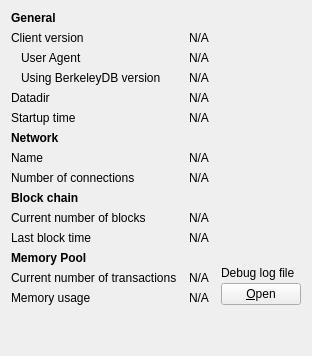
     <widget class="QWidget" name="tab_info">
      <attribute name="title">
       <string>&amp;Information</string>
      </attribute>
      <layout class="QGridLayout" name="gridLayout" columnstretch="0,1,0">
       <property name="horizontalSpacing">
        <number>12</number>
       </property>
       <item row="0" column="0">
        <widget class="QLabel" name="label_9">
         <property name="font">
          <font>
           <weight>75</weight>
           <bold>true</bold>
          </font>
         </property>
         <property name="text">
          <string>General</string>
         </property>
        </widget>
       </item>
       <item row="1" column="0">
        <widget class="QLabel" name="label_6">
         <property name="text">
          <string>Client version</string>
         </property>
        </widget>
       </item>
       <item row="1" column="1" colspan="2">
        <widget class="QLabel" name="clientVersion">
         <property name="cursor">
          <cursorShape>IBeamCursor</cursorShape>
         </property>
         <property name="text">
          <string>N/A</string>
         </property>
         <property name="textFormat">
          <enum>Qt::PlainText</enum>
         </property>
         <property name="textInteractionFlags">
          <set>Qt::LinksAccessibleByMouse|Qt::TextSelectableByKeyboard|Qt::TextSelectableByMouse</set>
         </property>
        </widget>
       </item>
       <item row="2" column="0">
        <widget class="QLabel" name="labelClientUserAgent">
         <property name="text">
          <string>User Agent</string>
         </property>
         <property name="indent">
          <number>10</number>
         </property>
        </widget>
       </item>
       <item row="2" column="1" colspan="2">
        <widget class="QLabel" name="clientUserAgent">
         <property name="cursor">
          <cursorShape>IBeamCursor</cursorShape>
         </property>
         <property name="text">
          <string>N/A</string>
         </property>
         <property name="textFormat">
          <enum>Qt::PlainText</enum>
         </property>
         <property name="textInteractionFlags">
          <set>Qt::LinksAccessibleByMouse|Qt::TextSelectableByKeyboard|Qt::TextSelectableByMouse</set>
         </property>
        </widget>
       </item>
       <item row="3" column="0">
        <widget class="QLabel" name="label_berkeleyDBVersion">
         <property name="text">
          <string>Using BerkeleyDB version</string>
         </property>
         <property name="indent">
          <number>10</number>
         </property>
        </widget>
       </item>
       <item row="3" column="1" colspan="2">
        <widget class="QLabel" name="berkeleyDBVersion">
         <property name="cursor">
          <cursorShape>IBeamCursor</cursorShape>
         </property>
         <property name="text">
          <string>N/A</string>
         </property>
         <property name="textFormat">
          <enum>Qt::PlainText</enum>
         </property>
         <property name="textInteractionFlags">
          <set>Qt::LinksAccessibleByMouse|Qt::TextSelectableByKeyboard|Qt::TextSelectableByMouse</set>
         </property>
        </widget>
       </item>
       <item row="4" column="0">
        <widget class="QLabel" name="label_12">
         <property name="text">
          <string>Datadir</string>
         </property>
        </widget>
       </item>
       <item row="4" column="1" colspan="2">
        <widget class="QLabel" name="dataDir">
         <property name="cursor">
          <cursorShape>IBeamCursor</cursorShape>
         </property>
         <property name="text">
          <string>N/A</string>
         </property>
         <property name="textFormat">
          <enum>Qt::PlainText</enum>
         </property>
         <property name="wordWrap">
          <bool>true</bool>
         </property>
         <property name="textInteractionFlags">
          <set>Qt::LinksAccessibleByMouse|Qt::TextSelectableByKeyboard|Qt::TextSelectableByMouse</set>
         </property>
        </widget>
       </item>
       <item row="5" column="0">
        <widget class="QLabel" name="label_13">
         <property name="text">
          <string>Startup time</string>
         </property>
        </widget>
       </item>
       <item row="5" column="1" colspan="2">
        <widget class="QLabel" name="startupTime">
         <property name="cursor">
          <cursorShape>IBeamCursor</cursorShape>
         </property>
         <property name="text">
          <string>N/A</string>
         </property>
         <property name="textFormat">
          <enum>Qt::PlainText</enum>
         </property>
         <property name="textInteractionFlags">
          <set>Qt::LinksAccessibleByMouse|Qt::TextSelectableByKeyboard|Qt::TextSelectableByMouse</set>
         </property>
        </widget>
       </item>
       <item row="6" column="0">
        <widget class="QLabel" name="labelNetwork">
         <property name="font">
          <font>
           <weight>75</weight>
           <bold>true</bold>
          </font>
         </property>
         <property name="text">
          <string>Network</string>
         </property>
        </widget>
       </item>
       <item row="7" column="0">
        <widget class="QLabel" name="label_8">
         <property name="text">
          <string>Name</string>
         </property>
        </widget>
       </item>
       <item row="7" column="1" colspan="2">
        <widget class="QLabel" name="networkName">
         <property name="cursor">
          <cursorShape>IBeamCursor</cursorShape>
         </property>
         <property name="text">
          <string>N/A</string>
         </property>
         <property name="textFormat">
          <enum>Qt::PlainText</enum>
         </property>
         <property name="textInteractionFlags">
          <set>Qt::LinksAccessibleByMouse|Qt::TextSelectableByKeyboard|Qt::TextSelectableByMouse</set>
         </property>
        </widget>
       </item>
       <item row="8" column="0">
        <widget class="QLabel" name="label_7">
         <property name="text">
          <string>Number of connections</string>
         </property>
        </widget>
       </item>
       <item row="8" column="1" colspan="2">
        <widget class="QLabel" name="numberOfConnections">
         <property name="cursor">
          <cursorShape>IBeamCursor</cursorShape>
         </property>
         <property name="text">
          <string>N/A</string>
         </property>
         <property name="textFormat">
          <enum>Qt::PlainText</enum>
         </property>
         <property name="textInteractionFlags">
          <set>Qt::LinksAccessibleByMouse|Qt::TextSelectableByKeyboard|Qt::TextSelectableByMouse</set>
         </property>
        </widget>
       </item>
       <item row="9" column="0">
        <widget class="QLabel" name="label_10">
         <property name="font">
          <font>
           <weight>75</weight>
           <bold>true</bold>
          </font>
         </property>
         <property name="text">
          <string>Block chain</string>
         </property>
        </widget>
       </item>
       <item row="10" column="0">
        <widget class="QLabel" name="label_3">
         <property name="text">
          <string>Current number of blocks</string>
         </property>
        </widget>
       </item>
       <item row="10" column="1" colspan="2">
        <widget class="QLabel" name="numberOfBlocks">
         <property name="cursor">
          <cursorShape>IBeamCursor</cursorShape>
         </property>
         <property name="text">
          <string>N/A</string>
         </property>
         <property name="textFormat">
          <enum>Qt::PlainText</enum>
         </property>
         <property name="textInteractionFlags">
          <set>Qt::LinksAccessibleByMouse|Qt::TextSelectableByKeyboard|Qt::TextSelectableByMouse</set>
         </property>
        </widget>
       </item>
       <item row="11" column="0">
        <widget class="QLabel" name="labelLastBlockTime">
         <property name="text">
          <string>Last block time</string>
         </property>
        </widget>
       </item>
       <item row="11" column="1" colspan="2">
        <widget class="QLabel" name="lastBlockTime">
         <property name="cursor">
          <cursorShape>IBeamCursor</cursorShape>
         </property>
         <property name="text">
          <string>N/A</string>
         </property>
         <property name="textFormat">
          <enum>Qt::PlainText</enum>
         </property>
         <property name="textInteractionFlags">
          <set>Qt::LinksAccessibleByMouse|Qt::TextSelectableByKeyboard|Qt::TextSelectableByMouse</set>
         </property>
        </widget>
       </item>
       <item row="12" column="0">
        <widget class="QLabel" name="labelMempoolTitle">
         <property name="font">
          <font>
           <weight>75</weight>
           <bold>true</bold>
          </font>
         </property>
         <property name="text">
          <string>Memory Pool</string>
         </property>
        </widget>
       </item>
       <item row="13" column="0">
        <widget class="QLabel" name="labelNumberOfTransactions">
         <property name="text">
          <string>Current number of transactions</string>
         </property>
        </widget>
       </item>
       <item row="13" column="1">
        <widget class="QLabel" name="mempoolNumberTxs">
         <property name="cursor">
          <cursorShape>IBeamCursor</cursorShape>
         </property>
         <property name="text">
          <string>N/A</string>
         </property>
         <property name="textFormat">
          <enum>Qt::PlainText</enum>
         </property>
         <property name="textInteractionFlags">
          <set>Qt::LinksAccessibleByMouse|Qt::TextSelectableByKeyboard|Qt::TextSelectableByMouse</set>
         </property>
        </widget>
       </item>
       <item row="14" column="0">
        <widget class="QLabel" name="labelMemoryUsage">
         <property name="text">
          <string>Memory usage</string>
         </property>
        </widget>
       </item>
       <item row="14" column="1">
        <widget class="QLabel" name="mempoolSize">
         <property name="cursor">
          <cursorShape>IBeamCursor</cursorShape>
         </property>
         <property name="text">
          <string>N/A</string>
         </property>
         <property name="textFormat">
          <enum>Qt::PlainText</enum>
         </property>
         <property name="textInteractionFlags">
          <set>Qt::LinksAccessibleByMouse|Qt::TextSelectableByKeyboard|Qt::TextSelectableByMouse</set>
         </property>
        </widget>
       </item>
       <item row="12" column="2" rowspan="3">
        <layout class="QVBoxLayout" name="verticalLayoutDebugButton">
         <property name="spacing">
          <number>3</number>
         </property>
         <item>
          <spacer name="verticalSpacer_2">
           <property name="orientation">
            <enum>Qt::Vertical</enum>
           </property>
           <property name="sizeHint" stdset="0">
            <size>
             <width>10</width>
             <height>5</height>
            </size>
           </property>
          </spacer>
         </item>
         <item>
          <widget class="QLabel" name="labelDebugLogfile">
           <property name="text">
            <string>Debug log file</string>
           </property>
          </widget>
         </item>
         <item>
          <widget class="QPushButton" name="openDebugLogfileButton">
           <property name="toolTip">
            <string>Open the %1 debug log file from the current data directory. This can take a few seconds for large log files.</string>
           </property>
           <property name="text">
            <string>&amp;Open</string>
           </property>
           <property name="autoDefault">
            <bool>false</bool>
           </property>
          </widget>
         </item>
        </layout>
       </item>
       <item row="15" column="0">
        <spacer name="verticalSpacer">
         <property name="orientation">
          <enum>Qt::Vertical</enum>
         </property>
         <property name="sizeHint" stdset="0">
          <size>
           <width>20</width>
           <height>40</height>
          </size>
         </property>
        </spacer>
       </item>
      </layout>
     </widget>
